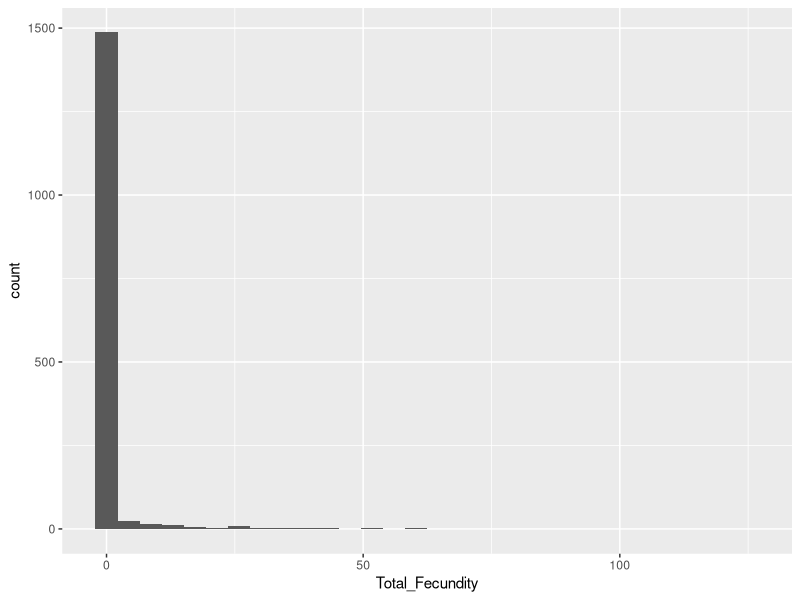
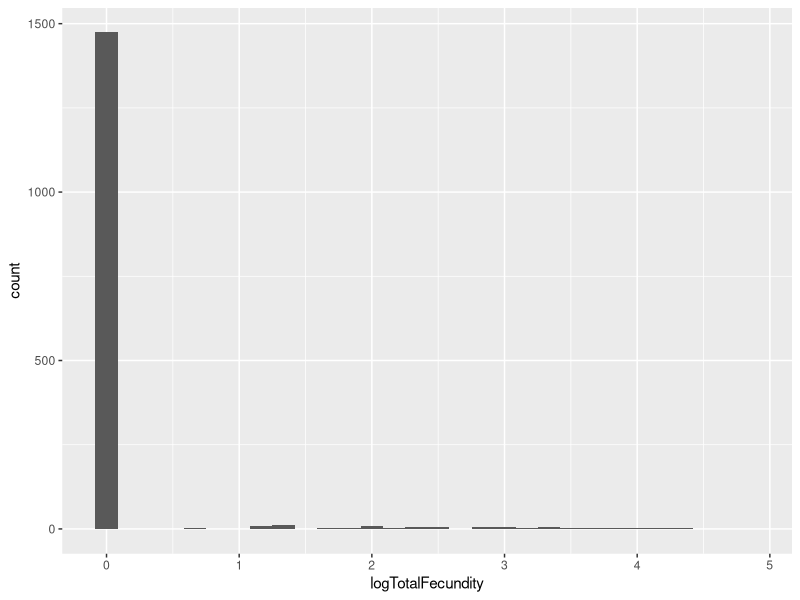
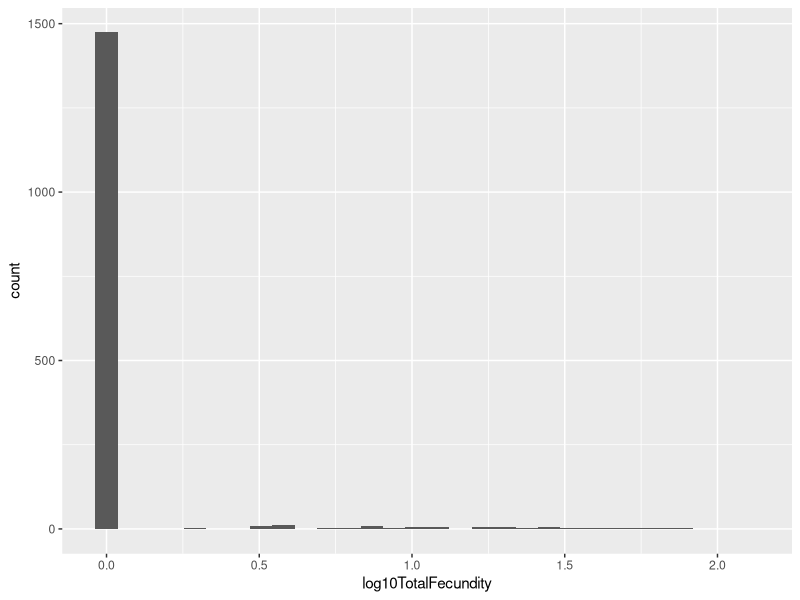

R code for these plots, in order:
## ---- chunk 1
knitr::opts_chunk$set(echo = TRUE)
## ---- chunk 2
library(tidyverse)
## ---- chunk 3
## year 1 components 
wl2_establishment <- read_csv("../Processed.Data/WL2_Establishment.csv")
wl2_surv_to_rep_y1 <- read_csv("../Processed.Data/WL2_SurvtoRep_y1.csv")
wl2_fruits_y1 <- read_csv("../Processed.Data/WL2_Fruits_Y1.csv")

## year 2 components 
winter_surv <- read_csv("../Processed.Data/WL2_WinterSurv.csv")
wl2_surv_to_rep_y2 <- read_csv("../Processed.Data/WL2_Surv_to_Rep_Y2.csv")
wl2_fruits_y2 <- read_csv("../Processed.Data/WL2_Fruits_Y2.csv")
## ---- chunk 4
wl2_total_fecundity <- left_join(wl2_establishment, wl2_surv_to_rep_y1) %>% 
  left_join(wl2_fruits_y1) %>% 
  select(-death.date, -bud.date) %>% #remove y1 death and bud dates 
  mutate(mf=as.numeric(mf), rep=as.numeric(rep)) %>% #convert these cols to numeric for merging 
  left_join(winter_surv) %>% 
  select(-death.date) %>% 
  left_join(wl2_surv_to_rep_y2) %>% 
  left_join(wl2_fruits_y2) %>% 
  select(-death.date) %>% 
  mutate(SurvtoRep_Y1=if_else(is.na(SurvtoRep_Y1), 0, SurvtoRep_Y1),
         y1_fruits=if_else(is.na(y1_fruits), 0, y1_fruits),
         y2_fruits=if_else(is.na(y2_fruits), 0, y2_fruits),
         WinterSurv=if_else(is.na(WinterSurv), 0, WinterSurv),
         SurvtoRep_y2=if_else(is.na(SurvtoRep_y2), 0, SurvtoRep_y2)) %>% 
  mutate(Total_Fecundity=(Establishment*SurvtoRep_Y1*y1_fruits) + (WinterSurv*SurvtoRep_y2*y2_fruits))

wl2_total_fecundity %>% 
  filter(Total_Fecundity>0) %>% 
  group_by(pop) %>% 
  summarise(n=n()) %>% 
  arrange(n) #SQ1 and WR only have 1 indiv 
## ---- chunk 5
wl2_total_fecundity %>% 
  ggplot(aes(x=Total_Fecundity)) +
  geom_histogram()
## ---- chunk 6
wl2_total_fecundity_transformations <-
  wl2_total_fecundity %>% 
  mutate(logTotalFecundity=log(Total_Fecundity+1),
         log10TotalFecundity=log10(Total_Fecundity+1))

wl2_total_fecundity_transformations %>% 
  ggplot(aes(x=logTotalFecundity)) +
  geom_histogram()

wl2_total_fecundity_transformations %>% 
  ggplot(aes(x=log10TotalFecundity)) +
  geom_histogram()

## didn't help 
## ---- chunk 7
wl2_total_fecundity_scaled <- wl2_total_fecundity %>% 
  filter(pop!="SQ1", pop!="WR") %>% 
  rename(AvgGD_Recent_Wtr_Year=`AvgGD_Recent_Water Year`,
         AvgGD_Recent_GrwSsn=`AvgGD_Recent_Growth Season`,
         AvgGD_Historic_Wtr_Year=`AvgGD_Historic_Water Year`,
         AvgGD_Historic_GrwSsn=`AvgGD_Historic_Growth Season`) %>% 
  mutate_at(c("AvgGD_Historic_GrwSsn", "AvgGD_Historic_Wtr_Year",
              "AvgGD_Recent_GrwSsn", "AvgGD_Recent_Wtr_Year",
              "AvgTempDist_Historic_GrwSsn", "AvgTempDist_Historic_Wtr_Year",
              "AvgTempDist_Recent_GrwSsn", "AvgTempDist_Recent_Wtr_Year",
              "AvgPPTDist_Historic_GrwSsn", "AvgPPTDist_Historic_Wtr_Year",
              "AvgPPTDist_Recent_GrwSsn", "AvgPPTDist_Recent_Wtr_Year",
              "Geographic_Dist"), scale)
